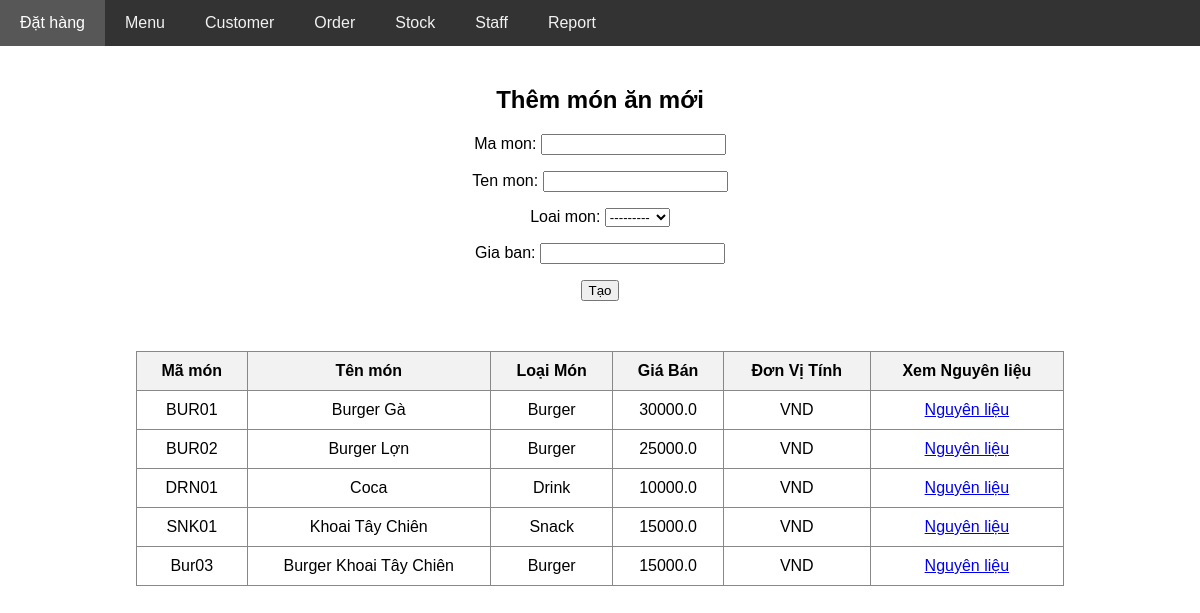
Screenshot of /core/menu/ with the database file from the repository.
### core/models.py (models this page shows, shortened)
class Menu(models.Model):
    class TypeChoices(models.TextChoices):
        BURGER = 'Burger'
        DRINK = 'Drink'
        COMBO = 'Combo'
        SNACK = 'Snack'
    ma_mon = models.CharField(max_length=10, unique=True)
    ten_mon = models.CharField(max_length=50)
    loai_mon = models.CharField(max_length=20, choices=TypeChoices.choices)
    gia_ban = models.FloatField()
    don_vi_tinh = models.CharField(max_length=10, default='VND')

### core/views.py (the view)
# urls.py: path('menu/', views.show_menu, name='show_menu'),
def show_menu(request):
    if request.method  == 'POST':
        form = MenuForm(request.POST)
        if form.is_valid():
            form.save()
            return redirect('show_menu')
    menus = Menu.objects.all()
    form = MenuForm()
    return render(request, 'menu/show_menu.html', {
        'menus': menus,
        'form': form,
    })

### core/forms.py
class MenuForm(forms.ModelForm):
    class Meta:
        model = Menu
        fields = ['ma_mon', 'ten_mon', 'loai_mon', 'gia_ban']

### core/templates/menu/show_menu.html (shortened to what this page needs)
{% extends 'layout.html' %}
{% block body %}
<div>
    <h2 style="text-align: center;">Thêm món ăn mới</h2>
    <form method="POST" style="text-align: center;">
        {{ form.as_p }}
        <button type="submit">Tạo</button>
    </form>
</div>
<div style="display: flex; justify-content: center; margin-top: 30px;">
    <table border="1" style="text-align: center;">
        <tr>
            <th>Mã món</th>
            <th>Tên món</th>
            <th>Loại Món</th>
            <th>Giá Bán</th>
            <th>Đơn Vị Tính</th>
            <th>Xem Nguyên liệu</th>
        </tr>
        {% for dish in menus %}
            <tr>
                <td> {{dish.ma_mon}} </td>
                <td> {{dish.ten_mon}} </td>
                <td> {{dish.loai_mon}} </td>
                <td> {{dish.gia_ban}} </td>
                <td> {{dish.don_vi_tinh}} </td>
                <td>
                    <a href="{% url 'show_menu_detail' dish.id %}">Nguyên liệu</a>
                </td>
        {% endfor %}
    </table>
</div>
{% endblock %}

### core/templates/layout.html (style rules this page uses)
body { margin: 0; font-family: Arial, sans-serif; }

### core/templates/menu/show_menu.html (style rules this page uses)
table { border-collapse: collapse; width: 80%; margin: 20px auto; text-align: center; font-size: 16px; }
th, td { padding: 10px 15px; border: 1px solid #888; }
th { background-color: #f2f2f2; }

### rows the page displays
Menu: ma_mon "BUR01", ten_mon "Burger Gà", loai_mon "Burger", gia_ban "30000.0", don_vi_tinh "VND"
Menu: ma_mon "BUR02", ten_mon "Burger Lợn", loai_mon "Burger", gia_ban "25000.0", don_vi_tinh "VND"
Menu: ma_mon "DRN01", ten_mon "Coca", loai_mon "Drink", gia_ban "10000.0", don_vi_tinh "VND"
Menu: ma_mon "SNK01", ten_mon "Khoai Tây Chiên", loai_mon "Snack", gia_ban "15000.0", don_vi_tinh "VND"
Menu: ma_mon "Bur03", ten_mon "Burger Khoai Tây Chiên", loai_mon "Burger", gia_ban "15000.0", don_vi_tinh "VND"
